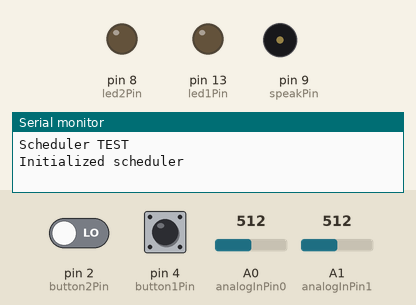
Bench run of a sketch on a simulated Arduino Uno, built with avr-gcc and run on an emulated ATmega328P. On the bench: output pins drawn as LEDs (lit = HIGH), buzzer (waves = sounding), the last lines printed to the serial monitor. Inputs (shaded band) come from the test bench; at power-on: pin 4 (button1Pin) LOW, pin 2 (button2Pin) LOW, A0 (analogInPin0) = 512, A1 (analogInPin1) = 512. Random numbers use the default seed unless the sketch sets one.

Above: at 1.2 s.
1.3 s: pin 4 (button1Pin) pulled HIGH for 1 s
At 1.61 s:
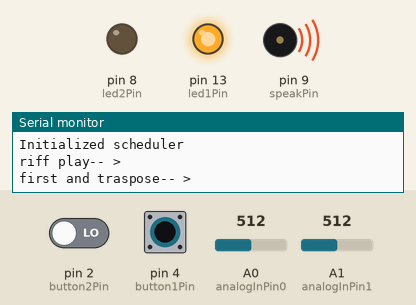
3.9 s: pin 4 (button1Pin) pulled HIGH for 0.15 s
At 5.6 s:
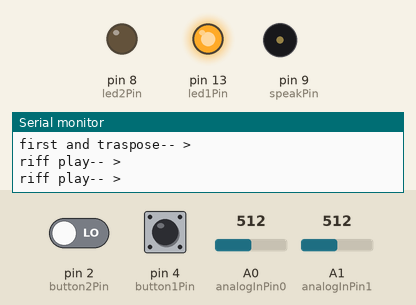
5.9 s: pin 4 (button1Pin) pulled HIGH for 3.2 s
At 6.2 s:
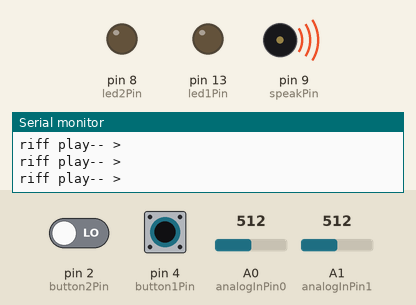
10.6 s: pin 2 (button2Pin) driven HIGH and pin 4 (button1Pin) driven HIGH
At 10.89 s:
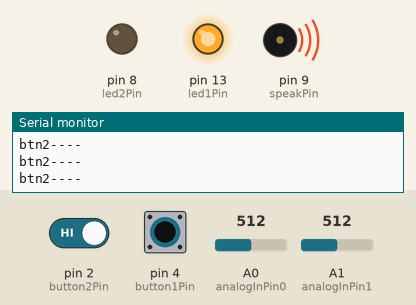
Timing chart, 0 to 14.6 s (numbered marks = the images above; inputs shaded):
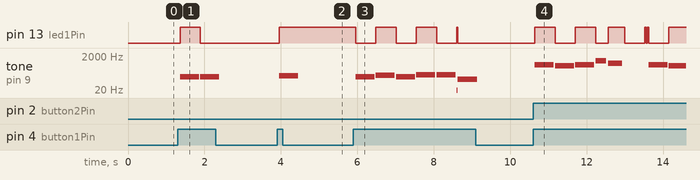

The sketch:

ex06_TS_ToneMelody_w_inputs.ino
```cpp
/*


*/

#include <TaskScheduler.h>
#include "pitches.h"

// differentsolo melody
//int solo[] = { NOTE_A3,NOTE_AS3,NOTE_B3,NOTE_C3,NOTE_CS3,NOTE_D3,NOTE_E3,NOTE_A4};
//
//int soloDurations[] = {2, 3, 1, 2, 4, 2, 3, 3 };

// note durations: 4 = quarter note, 8 = eighth note, etc.:

int solo[] = {  NOTE_DS5, NOTE_C5, NOTE_DS5, NOTE_C6, NOTE_FS5, 0};
int soloDurations[] = { 4, 4, 4, 8, 6, 4 };

int riff[] = { NOTE_F2, NOTE_F2, NOTE_G2, NOTE_F2, NOTE_GS2, NOTE_F2, NOTE_AS2, NOTE_A2 };
int riffDurations[] = { 4, 4, 4, 4, 4, 4, 4, 4};

float transpose[] = {0.5, 1.0, 2, 1.4};

// constants won't change. They're used here to set pin numbers:
const int button1Pin = 4;     // toggle btn
const int button2Pin = 2;     // momentary btn
const int led1Pin =  13;      // this is for led digital out
const int led2Pin =  8;     // this is for led analog out
const int speakPin = 9;    // new position for speaker
const int analogInPin0 = A0;  // Analog input pin for the pot
const int analogInPin1 = A1;  // Analog input pin  for the photocell

int sensorValue0 = 0;        // value read from the pot
int outputValue0 = 0;        // value output after map

int sensorValue1 = 0;        // value read from the photo cell
int outputValue1 = 0;        // valuer output from map

int button1State = 0;         // variable for reading toggle btn
int button2State = 0;         // variable for reading the momentary btn

int whichT = 0;

int soloNote = 0;
int riffNote = 0;

// TaskScheduler Callback methods (or prototypes)
// Every callback needs to have this prototype at the top like this

void sensorCB();
void mainCB();
void soloCB();
void soloRestCB();
void riffCB();
void riffRestCB();

/*TaskScheduler Behaviors Defined*/
//sensor runs every 20 milliseoncds indefinitely, every cycle it triggers the cb function t1Callback
// NOTE: put the '&' infront of any callback functions.
Task sensor(20, TASK_FOREVER, &sensorCB);
////mainloop runs every 80 milliseconds indefinitely, calls mainCB
Task mainloop(80, TASK_FOREVER, &mainCB);
////fade runs every 90 milliseconds seconds 300 times calls fadeCB
Task soloz(30, TASK_FOREVER, &soloCB);
//// 1 second task forever
Task riffz(30, TASK_FOREVER, &riffCB);

//Create main task scheduling object
Scheduler runner;

void setup() {

  Serial.begin(115200);
  Serial.println("Scheduler TEST");

  // initialize the led pin as an output:
  pinMode(led1Pin, OUTPUT);
  pinMode(led2Pin, OUTPUT);
  // initialize the pushbutton pin as an input:
  pinMode(button1Pin, INPUT);
  pinMode(button2Pin, INPUT);

  Serial.println("Initialized scheduler");

  // add these tasks to the scheduler
  runner.addTask(sensor);
  runner.addTask(mainloop);
  runner.addTask(soloz);
  runner.addTask(riffz);

  // start them up
  sensor.enable();
  mainloop.enable();
  // did not enable solo or riff as we will control that with a switch


}

void loop () {
  runner.execute();
}


void sensorCB() {
  // read the btn pins
  button1State = digitalRead(button1Pin);
  button2State = digitalRead(button2Pin);

  // read the pot and read the photocell
  sensorValue0 = analogRead(analogInPin0);
  sensorValue1 = analogRead(analogInPin1);

  // map it to the range of the analog out for the pot
  outputValue0 = map(sensorValue0, 0, 1023, 0, 255);

  // map it to the range of the analog out for the photcell
  outputValue1 = map(sensorValue1, 0, 900, 255, 0);

  // change the inputput values:
  //    Serial.print("digital1 -- > ");
  //    Serial.print(button1State);
  //    Serial.print(" ");
  //    Serial.print(" digital2 --> ");
  //    Serial.print(button2State);
  //    Serial.print(" ");
  //    Serial.print("analog1 -- > ");
  //    Serial.print(sensorValue0);
  //    Serial.print(" ");
  //    Serial.print(outputValue0);
  //    Serial.print(" analog2 --> ");
  //    Serial.print(sensorValue1);
  //    Serial.print(" ");
  //    Serial.println(outputValue1);

}

void mainCB() {

  if ( button1State == HIGH) {

    //  Serial.println("ON");

    if (button2State == HIGH) {
      Serial.println("btn2----");
      //soloz.restart();
      soloz.enableIfNot();
      riffz.disable();
     // riffz.restart();

    } else {
      riffz.enableIfNot();
      soloz.disable();
    //  soloz.restart();
    }

  } else {
    riffz.disable();
    soloz.disable();
  }


}


void soloCB() {

  Serial.println("solo play-- > ");
  if ( soloz.isFirstIteration() ) {
    Serial.println("first and traspose-- > ");
    // pick a transpose value;
    whichT = int(random(4));
    soloNote = 0;
  }

  int noteDuration = 1000 / soloDurations[soloNote];
  tone(speakPin, solo[soloNote]*transpose[whichT], constrain(noteDuration * (outputValue1 * .02) , 1, 500) );
  // to distinguish the notes, set a minimum time between them.
  // the note's duration + 30% seems to work well:
  int pauseBetweenNotes = constrain( noteDuration * (outputValue1 * .02) * 1.1, 1, 500);

  // toggle the led
  digitalWrite(led1Pin, !digitalRead(led1Pin));
  //}

  if ( soloNote > 7  ) {
    soloNote = 0;
  } else {
    soloNote++;
  }
  soloz.setCallback(&soloRestCB);
  soloz.delay(pauseBetweenNotes);
}

void soloRestCB() {
  noTone(speakPin);
  soloz.setCallback(&soloCB);
}


void riffCB() {

  Serial.println("riff play-- > ");
  if ( riffz.isFirstIteration() ) {
    Serial.println("first and traspose-- > ");
    // pick a transpose value;
    whichT = int(random(4));
    riffNote = 0;
  }

  int noteDuration = 1000 / riffDurations[riffNote];
  tone(speakPin, riff[riffNote]*transpose[whichT], constrain(noteDuration * (outputValue0 * .02) , 1, 500) );
  // to distinguish the notes, set a minimum time between them.
  // the note's duration + 30% seems to work well:
  int pauseBetweenNotes = constrain( noteDuration * (outputValue0 * .02) * 1.1, 1, 500);

  // toggle the led
  digitalWrite(led1Pin, !digitalRead(led1Pin));
  //}

  if ( riffNote > 7  ) {
     riffNote = 0;
     whichT = int(random(4));
  } else {
    riffNote++;
    riffz.setCallback(&riffRestCB);
    riffz.delay(pauseBetweenNotes);
  }


}

void riffRestCB() {

  noTone(speakPin);
  riffz.setCallback(&riffCB);
}
```

pitches.h
```cpp
/*************************************************
 * Public Constants
 *************************************************/

#define NOTE_B0  31
#define NOTE_C1  33
#define NOTE_CS1 35
#define NOTE_D1  37
#define NOTE_DS1 39
#define NOTE_E1  41
#define NOTE_F1  44
#define NOTE_FS1 46
#define NOTE_G1  49
#define NOTE_GS1 52
#define NOTE_A1  55
#define NOTE_AS1 58
#define NOTE_B1  62
#define NOTE_C2  65
#define NOTE_CS2 69
#define NOTE_D2  73
#define NOTE_DS2 78
#define NOTE_E2  82
#define NOTE_F2  87
#define NOTE_FS2 93
#define NOTE_G2  98
#define NOTE_GS2 104
#define NOTE_A2  110
#define NOTE_AS2 117
#define NOTE_B2  123
#define NOTE_C3  131
#define NOTE_CS3 139
#define NOTE_D3  147
#define NOTE_DS3 156
#define NOTE_E3  165
#define NOTE_F3  175
#define NOTE_FS3 185
#define NOTE_G3  196
#define NOTE_GS3 208
#define NOTE_A3  220
#define NOTE_AS3 233
#define NOTE_B3  247
#define NOTE_C4  262
#define NOTE_CS4 277
#define NOTE_D4  294
#define NOTE_DS4 311
#define NOTE_E4  330
#define NOTE_F4  349
#define NOTE_FS4 370
#define NOTE_G4  392
#define NOTE_GS4 415
#define NOTE_A4  440
#define NOTE_AS4 466
#define NOTE_B4  494
#define NOTE_C5  523
#define NOTE_CS5 554
#define NOTE_D5  587
#define NOTE_DS5 622
#define NOTE_E5  659
#define NOTE_F5  698
#define NOTE_FS5 740
#define NOTE_G5  784
#define NOTE_GS5 831
#define NOTE_A5  880
#define NOTE_AS5 932
#define NOTE_B5  988
#define NOTE_C6  1047
#define NOTE_CS6 1109
#define NOTE_D6  1175
#define NOTE_DS6 1245
#define NOTE_E6  1319
#define NOTE_F6  1397
#define NOTE_FS6 1480
#define NOTE_G6  1568
#define NOTE_GS6 1661
#define NOTE_A6  1760
#define NOTE_AS6 1865
#define NOTE_B6  1976
#define NOTE_C7  2093
#define NOTE_CS7 2217
#define NOTE_D7  2349
#define NOTE_DS7 2489
#define NOTE_E7  2637
#define NOTE_F7  2794
#define NOTE_FS7 2960
#define NOTE_G7  3136
#define NOTE_GS7 3322
#define NOTE_A7  3520
#define NOTE_AS7 3729
#define NOTE_B7  3951
#define NOTE_C8  4186
#define NOTE_CS8 4435
#define NOTE_D8  4699
#define NOTE_DS8 4978
```

Measured:
- after the input at 1.3 s, pin 13 (led1Pin): LOW → HIGH after 0.06 s, → LOW 0.53 s later; tone on pin 9 (speakPin): alternates 121 Hz for 0.50 s and silent for 0.03 s, 4 changes in all, then stays silent, starting after 0.06 s
- after the input at 3.9 s, pin 13 (led1Pin): LOW → HIGH after 0.05 s; tone on pin 9 (speakPin): silent → 137 Hz after 0.05 s, → silent 0.50 s later
- after the input at 5.9 s, pin 13 (led1Pin): HIGH → LOW after 0.05 s, then repeats every 1.1 s: HIGH 0.53 s, LOW 0.53 s; tone on pin 9 (speakPin): plays 121 Hz for 0.50 s, 145 Hz for 0.50 s, 121 Hz for 0.50 s, 163 Hz for 0.50 s, 154 Hz for 0.50 s, 5 Hz for 0.03 s … (7 notes in this stretch), starting after 0.05 s
- after the input at 10.6 s, pin 13 (led1Pin): LOW → HIGH at once, → LOW 0.53 s later, → HIGH 0.53 s later, → LOW 0.53 s later, … (11 changes in this stretch); tone on pin 9 (speakPin): plays 622 Hz for 0.50 s, 523 Hz for 0.50 s, 622 Hz for 0.50 s, 1047 Hz for 0.28 s, 740 Hz for 0.37 s, 622 Hz for 0.50 s … (7 notes in this stretch), starting at once
